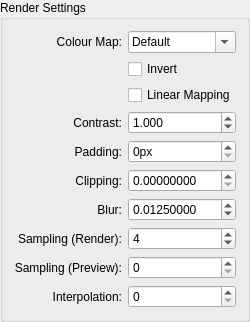
               <widget class="QGroupBox" name="groupBox_5">
                <property name="title">
                 <string>Render Settings</string>
                </property>
                <layout class="QVBoxLayout" name="verticalLayout_4">
                 <item>
                  <layout class="QGridLayout" name="gridLayout_12">
                   <item row="14" column="1">
                    <widget class="QSpinBox" name="thumbnail_sampling">
                     <property name="toolTip">
                      <string>Set the level of sampling used for the preview render.

The default behaviour is a sample level of 0, which is optimised for
low resolution previews, but is not representative of the final render.

A sample level of 1 or higher will match the output render. Lower
sample levels will be aliased however, and higher sample levels
require more processing.</string>
                     </property>
                     <property name="minimum">
                      <number>0</number>
                     </property>
                     <property name="maximum">
                      <number>8</number>
                     </property>
                     <property name="value">
                      <number>0</number>
                     </property>
                    </widget>
                   </item>
                   <item row="8" column="1">
                    <widget class="QDoubleSpinBox" name="contrast">
                     <property name="sizePolicy">
                      <sizepolicy hsizetype="Preferred" vsizetype="Fixed">
                       <horstretch>0</horstretch>
                       <verstretch>0</verstretch>
                      </sizepolicy>
                     </property>
                     <property name="toolTip">
                      <string>Set the contrast of the render.

This applies an exponential adjustment to enhance or reduce colour variation.</string>
                     </property>
                     <property name="decimals">
                      <number>3</number>
                     </property>
                     <property name="minimum">
                      <double>0.050000000000000</double>
                     </property>
                     <property name="maximum">
                      <double>99.950000000000003</double>
                     </property>
                     <property name="singleStep">
                      <double>0.050000000000000</double>
                     </property>
                     <property name="value">
                      <double>1.000000000000000</double>
                     </property>
                    </widget>
                   </item>
                   <item row="13" column="0">
                    <widget class="QLabel" name="sampling_label">
                     <property name="sizePolicy">
                      <sizepolicy hsizetype="Expanding" vsizetype="Preferred">
                       <horstretch>0</horstretch>
                       <verstretch>0</verstretch>
                      </sizepolicy>
                     </property>
                     <property name="toolTip">
                      <string>!inherit sampling</string>
                     </property>
                     <property name="text">
                      <string>Sampling (Render):</string>
                     </property>
                     <property name="alignment">
                      <set>Qt::AlignmentFlag::AlignRight|Qt::AlignmentFlag::AlignTrailing|Qt::AlignmentFlag::AlignVCenter</set>
                     </property>
                     <property name="buddy">
                      <cstring>sampling</cstring>
                     </property>
                    </widget>
                   </item>
                   <item row="11" column="0">
                    <widget class="QLabel" name="label_14">
                     <property name="toolTip">
                      <string>!inherit clipping</string>
                     </property>
                     <property name="text">
                      <string>Clipping:</string>
                     </property>
                     <property name="alignment">
                      <set>Qt::AlignmentFlag::AlignRight|Qt::AlignmentFlag::AlignTrailing|Qt::AlignmentFlag::AlignVCenter</set>
                     </property>
                     <property name="buddy">
                      <cstring>clipping</cstring>
                     </property>
                    </widget>
                   </item>
                   <item row="10" column="0">
                    <widget class="QLabel" name="label_16">
                     <property name="sizePolicy">
                      <sizepolicy hsizetype="Expanding" vsizetype="Preferred">
                       <horstretch>0</horstretch>
                       <verstretch>0</verstretch>
                      </sizepolicy>
                     </property>
                     <property name="toolTip">
                      <string>!inherit padding</string>
                     </property>
                     <property name="text">
                      <string>Padding:</string>
                     </property>
                     <property name="alignment">
                      <set>Qt::AlignmentFlag::AlignRight|Qt::AlignmentFlag::AlignTrailing|Qt::AlignmentFlag::AlignVCenter</set>
                     </property>
                     <property name="buddy">
                      <cstring>padding</cstring>
                     </property>
                    </widget>
                   </item>
                   <item row="0" column="1">
                    <widget class="QComboBox" name="colour_option">
                     <property name="sizePolicy">
                      <sizepolicy hsizetype="Expanding" vsizetype="Fixed">
                       <horstretch>0</horstretch>
                       <verstretch>0</verstretch>
                      </sizepolicy>
                     </property>
                     <property name="toolTip">
                      <string>&lt;html&gt;&lt;head/&gt;&lt;body&gt;&lt;p&gt;Set the colour map for the render.&lt;br/&gt;The preset maps are shown, but custom maps can be input.&lt;/p&gt;&lt;p&gt;&lt;span style=&quot; font-weight:700;&quot;&gt;Colours&lt;br/&gt;&lt;/span&gt;Preset colour names or hex values can be used.&lt;br/&gt;Supported hex values are #RGB, #RGBA, #RRGGBB, #RRGGBBAA.&lt;/p&gt;&lt;p&gt;&lt;span style=&quot; font-weight:700;&quot;&gt;Groups&lt;br/&gt;&lt;/span&gt;A group of colours are mixed together to create the final colour.&lt;br/&gt;Combine multiple colours by writing them next to each other.&lt;br/&gt;&lt;span style=&quot; font-style:italic;&quot;&gt;eg. YellowPinkRed will result in a deep orange.&lt;/span&gt;&lt;/p&gt;&lt;p&gt;&lt;span style=&quot; font-weight:700;&quot;&gt;Transitions&lt;br/&gt;&lt;/span&gt;Separate groups with a &amp;quot;To&amp;quot; to create a transition between the two.&lt;br/&gt;eg. BlackTo&lt;span style=&quot; font-style:italic;&quot;&gt;YellowPinkRed&lt;/span&gt; will create a colour map from black to that deep orange.&lt;/p&gt;&lt;p&gt;&lt;span style=&quot; font-weight:700;&quot;&gt;Modifiers&lt;br/&gt;&lt;/span&gt;Used as prefixes to modify an individual colour.&lt;br/&gt;&lt;span style=&quot; font-style:italic;&quot;&gt;Supported: dark, light, transparent, translucent, opaque&lt;br/&gt;eg. LightYellowOrange will combine orange with light yellow.&lt;/span&gt;&lt;/p&gt;&lt;p&gt;&lt;span style=&quot; font-weight:700;&quot;&gt;Duplicates&lt;br/&gt;&lt;/span&gt;Multiply the effect of the next word.&lt;br/&gt;&lt;span style=&quot; font-style:italic;&quot;&gt;Supported: single, double, triple, quadruple, ...&lt;br/&gt;eg. TripleDarkRed is red with the dark modifier applied 3 times&lt;/span&gt;&lt;/p&gt;&lt;p&gt;&lt;span style=&quot; font-weight:700;&quot;&gt;Examples&lt;br/&gt;&lt;/span&gt;The default &lt;span style=&quot; font-style:italic;&quot;&gt;Ice&lt;/span&gt; colour map is defined as &lt;span style=&quot; font-style:italic;&quot;&gt;BlackToDarkBlueToDarkBlueLightDarkCyanToLightBlueDarkCyanToWhite&lt;/span&gt;.&lt;br/&gt;The &lt;span style=&quot; font-style:italic;&quot;&gt;Citrus&lt;/span&gt; map is &lt;span style=&quot; font-style:italic;&quot;&gt;BlackToDarkDarkGreyToDarkGreenToYellow&lt;/span&gt;.&lt;/p&gt;&lt;/body&gt;&lt;/html&gt;</string>
                     </property>
                     <property name="editable">
                      <bool>true</bool>
                     </property>
                     <item>
                      <property name="text">
                       <string>Default</string>
                      </property>
                     </item>
                     <item>
                      <property name="text">
                       <string>Citrus</string>
                      </property>
                     </item>
                     <item>
                      <property name="text">
                       <string>Sunburst</string>
                      </property>
                     </item>
                    </widget>
                   </item>
                   <item row="13" column="1">
                    <widget class="QSpinBox" name="sampling">
                     <property name="sizePolicy">
                      <sizepolicy hsizetype="Expanding" vsizetype="Fixed">
                       <horstretch>0</horstretch>
                       <verstretch>0</verstretch>
                      </sizepolicy>
                     </property>
                     <property name="toolTip">
                      <string>Set the render sampling level.

Higher sampling improves accuracy when combining data from
different resolutions, especially for lower-resolution recordings.

A value of 0 will turn off all upscaling, and will instead run the
resampling that's in use by the preview image, where lines will
get thicker at lower resolutions.</string>
                     </property>
                     <property name="minimum">
                      <number>0</number>
                     </property>
                     <property name="maximum">
                      <number>8</number>
                     </property>
                     <property name="value">
                      <number>4</number>
                     </property>
                    </widget>
                   </item>
                   <item row="12" column="0">
                    <widget class="QLabel" name="label_18">
                     <property name="toolTip">
                      <string>!inherit blur</string>
                     </property>
                     <property name="text">
                      <string>Blur:</string>
                     </property>
                     <property name="alignment">
                      <set>Qt::AlignmentFlag::AlignRight|Qt::AlignmentFlag::AlignTrailing|Qt::AlignmentFlag::AlignVCenter</set>
                     </property>
                     <property name="buddy">
                      <cstring>blur</cstring>
                     </property>
                    </widget>
                   </item>
                   <item row="15" column="0">
                    <widget class="QLabel" name="label_31">
                     <property name="toolTip">
                      <string>!inherit interpolation_order</string>
                     </property>
                     <property name="text">
                      <string>Interpolation:</string>
                     </property>
                     <property name="alignment">
                      <set>Qt::AlignmentFlag::AlignRight|Qt::AlignmentFlag::AlignTrailing|Qt::AlignmentFlag::AlignVCenter</set>
                     </property>
                     <property name="buddy">
                      <cstring>interpolation_order</cstring>
                     </property>
                    </widget>
                   </item>
                   <item row="8" column="0">
                    <widget class="QLabel" name="contrast_label">
                     <property name="toolTip">
                      <string>!inherit contrast</string>
                     </property>
                     <property name="text">
                      <string>Contrast:</string>
                     </property>
                     <property name="alignment">
                      <set>Qt::AlignmentFlag::AlignRight|Qt::AlignmentFlag::AlignTrailing|Qt::AlignmentFlag::AlignVCenter</set>
                     </property>
                     <property name="buddy">
                      <cstring>contrast</cstring>
                     </property>
                    </widget>
                   </item>
                   <item row="10" column="1">
                    <widget class="QSpinBox" name="padding">
                     <property name="sizePolicy">
                      <sizepolicy hsizetype="Expanding" vsizetype="Fixed">
                       <horstretch>0</horstretch>
                       <verstretch>0</verstretch>
                      </sizepolicy>
                     </property>
                     <property name="toolTip">
                      <string>Adjust the padding around the render.

Note that this may affect the intensity of heatmap edges.</string>
                     </property>
                     <property name="suffix">
                      <string>px</string>
                     </property>
                     <property name="maximum">
                      <number>4096</number>
                     </property>
                     <property name="singleStep">
                      <number>8</number>
                     </property>
                    </widget>
                   </item>
                   <item row="2" column="1">
                    <widget class="QCheckBox" name="linear">
                     <property name="toolTip">
                      <string>Use a linear mapping of the data, ensuring a smooth colour range.</string>
                     </property>
                     <property name="text">
                      <string>Linear Mapping</string>
                     </property>
                    </widget>
                   </item>
                   <item row="15" column="1">
                    <widget class="QSpinBox" name="interpolation_order">
                     <property name="toolTip">
                      <string>Set the order of the spline interpolation to use when upscaling arrays.
Any values other than 0 will cause inaccurate colour mappings.

Preview Sampling must be greater than 0 to see the changes.</string>
                     </property>
                     <property name="maximum">
                      <number>5</number>
                     </property>
                    </widget>
                   </item>
                   <item row="11" column="1">
                    <widget class="QDoubleSpinBox" name="clipping">
                     <property name="toolTip">
                      <string>Define a clipping threshold.

Values in the highest percentage range will be clipped to
prevent overly bright spots from dominating the image.</string>
                     </property>
                     <property name="decimals">
                      <number>8</number>
                     </property>
                     <property name="maximum">
                      <double>100.000000000000000</double>
                     </property>
                     <property name="singleStep">
                      <double>0.000100000000000</double>
                     </property>
                    </widget>
                   </item>
                   <item row="14" column="0">
                    <widget class="QLabel" name="label_28">
                     <property name="toolTip">
                      <string>!inherit thumbnail_sampling</string>
                     </property>
                     <property name="text">
                      <string>Sampling (Preview):</string>
                     </property>
                     <property name="alignment">
                      <set>Qt::AlignmentFlag::AlignRight|Qt::AlignmentFlag::AlignTrailing|Qt::AlignmentFlag::AlignVCenter</set>
                     </property>
                     <property name="buddy">
                      <cstring>thumbnail_sampling</cstring>
                     </property>
                    </widget>
                   </item>
                   <item row="12" column="1">
                    <widget class="QDoubleSpinBox" name="blur">
                     <property name="toolTip">
                      <string>Set the strength of the gaussian blur.

This is primarily designed for use with heatmaps.</string>
                     </property>
                     <property name="decimals">
                      <number>8</number>
                     </property>
                     <property name="maximum">
                      <double>1.000000000000000</double>
                     </property>
                     <property name="singleStep">
                      <double>0.000500000000000</double>
                     </property>
                     <property name="value">
                      <double>0.012500000000000</double>
                     </property>
                    </widget>
                   </item>
                   <item row="0" column="0">
                    <widget class="QLabel" name="label_24">
                     <property name="toolTip">
                      <string>!inherit colour_option</string>
                     </property>
                     <property name="text">
                      <string>Colour Map:</string>
                     </property>
                     <property name="alignment">
                      <set>Qt::AlignmentFlag::AlignRight|Qt::AlignmentFlag::AlignTrailing|Qt::AlignmentFlag::AlignVCenter</set>
                     </property>
                     <property name="buddy">
                      <cstring>colour_option</cstring>
                     </property>
                    </widget>
                   </item>
                   <item row="1" column="1">
                    <widget class="QCheckBox" name="invert">
                     <property name="toolTip">
                      <string>Invert the colour map.</string>
                     </property>
                     <property name="text">
                      <string>Invert</string>
                     </property>
                    </widget>
                   </item>
                  </layout>
                 </item>
                </layout>
               </widget>
